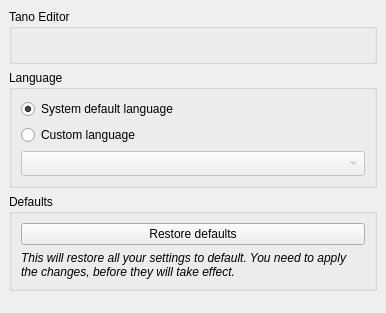
<?xml version="1.0" encoding="UTF-8"?>
<ui version="4.0">
 <class>SettingsEditorGeneral</class>
 <widget class="QWidget" name="SettingsEditorGeneral">
  <property name="geometry">
   <rect>
    <x>0</x>
    <y>0</y>
    <width>386</width>
    <height>313</height>
   </rect>
  </property>
  <property name="windowIcon">
   <iconset resource="../../../data/icons.qrc">
    <normaloff>:/icons/48x48/settings.png</normaloff>:/icons/48x48/settings.png</iconset>
  </property>
  <layout class="QVBoxLayout" name="verticalLayout">
   <property name="margin">
    <number>0</number>
   </property>
   <item>
    <widget class="QScrollArea" name="scrollArea">
     <property name="frameShape">
      <enum>QFrame::NoFrame</enum>
     </property>
     <property name="widgetResizable">
      <bool>true</bool>
     </property>
     <widget class="QWidget" name="scrollAreaWidgetContents">
      <property name="geometry">
       <rect>
        <x>0</x>
        <y>0</y>
        <width>370</width>
        <height>398</height>
       </rect>
      </property>
      <layout class="QVBoxLayout" name="verticalLayout_3">
       <item>
        <widget class="QGroupBox" name="groupTano">
         <property name="title">
          <string>Tano Editor</string>
         </property>
         <layout class="QHBoxLayout" name="horizontalLayout">
          <item>
           <widget class="QLabel" name="labelVersion">
            <property name="text">
             <string/>
            </property>
           </widget>
          </item>
          <item>
           <widget class="QLabel" name="labelLogoEditor">
            <property name="sizePolicy">
             <sizepolicy hsizetype="Maximum" vsizetype="Maximum">
              <horstretch>0</horstretch>
              <verstretch>0</verstretch>
             </sizepolicy>
            </property>
            <property name="pixmap">
             <pixmap resource="../../../data/logo.qrc">:/logo/64x64/logo-editor.png</pixmap>
            </property>
            <property name="alignment">
             <set>Qt::AlignRight|Qt::AlignTrailing|Qt::AlignVCenter</set>
            </property>
           </widget>
          </item>
         </layout>
        </widget>
       </item>
       <item>
        <widget class="QGroupBox" name="groupLanguage">
         <property name="title">
          <string>Language</string>
         </property>
         <layout class="QVBoxLayout" name="layoutLangBox">
          <item>
           <widget class="QRadioButton" name="radioDefault">
            <property name="text">
             <string>System default language</string>
            </property>
            <property name="checked">
             <bool>true</bool>
            </property>
           </widget>
          </item>
          <item>
           <widget class="QRadioButton" name="radioCustom">
            <property name="text">
             <string>Custom language</string>
            </property>
           </widget>
          </item>
          <item>
           <widget class="QComboBox" name="comboLanguage">
            <property name="enabled">
             <bool>false</bool>
            </property>
            <property name="minimumSize">
             <size>
              <width>0</width>
              <height>25</height>
             </size>
            </property>
           </widget>
          </item>
         </layout>
        </widget>
       </item>
       <item>
        <widget class="QGroupBox" name="groupDefaults">
         <property name="title">
          <string>Defaults</string>
         </property>
         <layout class="QVBoxLayout" name="verticalLayout_2">
          <item>
           <widget class="QPushButton" name="buttonDefaults">
            <property name="text">
             <string>Restore defaults</string>
            </property>
            <property name="icon">
             <iconset resource="../../../data/icons.qrc">
              <normaloff>:/icons/16x16/refresh.png</normaloff>:/icons/16x16/refresh.png</iconset>
            </property>
           </widget>
          </item>
          <item>
           <widget class="QLabel" name="labelDefaults">
            <property name="text">
             <string>&lt;i&gt;This will restore all your settings to default. You need to apply the changes, before they will take effect.&lt;/i&gt;</string>
            </property>
            <property name="wordWrap">
             <bool>true</bool>
            </property>
           </widget>
          </item>
         </layout>
        </widget>
       </item>
       <item>
        <spacer name="verticalSpacer">
         <property name="orientation">
          <enum>Qt::Vertical</enum>
         </property>
         <property name="sizeHint" stdset="0">
          <size>
           <width>0</width>
           <height>0</height>
          </size>
         </property>
        </spacer>
       </item>
      </layout>
     </widget>
    </widget>
   </item>
  </layout>
 </widget>
 <resources>
  <include location="../../../data/icons.qrc"/>
  <include location="../../../data/logo.qrc"/>
 </resources>
 <connections>
  <connection>
   <sender>radioCustom</sender>
   <signal>toggled(bool)</signal>
   <receiver>comboLanguage</receiver>
   <slot>setEnabled(bool)</slot>
   <hints>
    <hint type="sourcelabel">
     <x>112</x>
     <y>229</y>
    </hint>
    <hint type="destinationlabel">
     <x>128</x>
     <y>258</y>
    </hint>
   </hints>
  </connection>
 </connections>
</ui>
